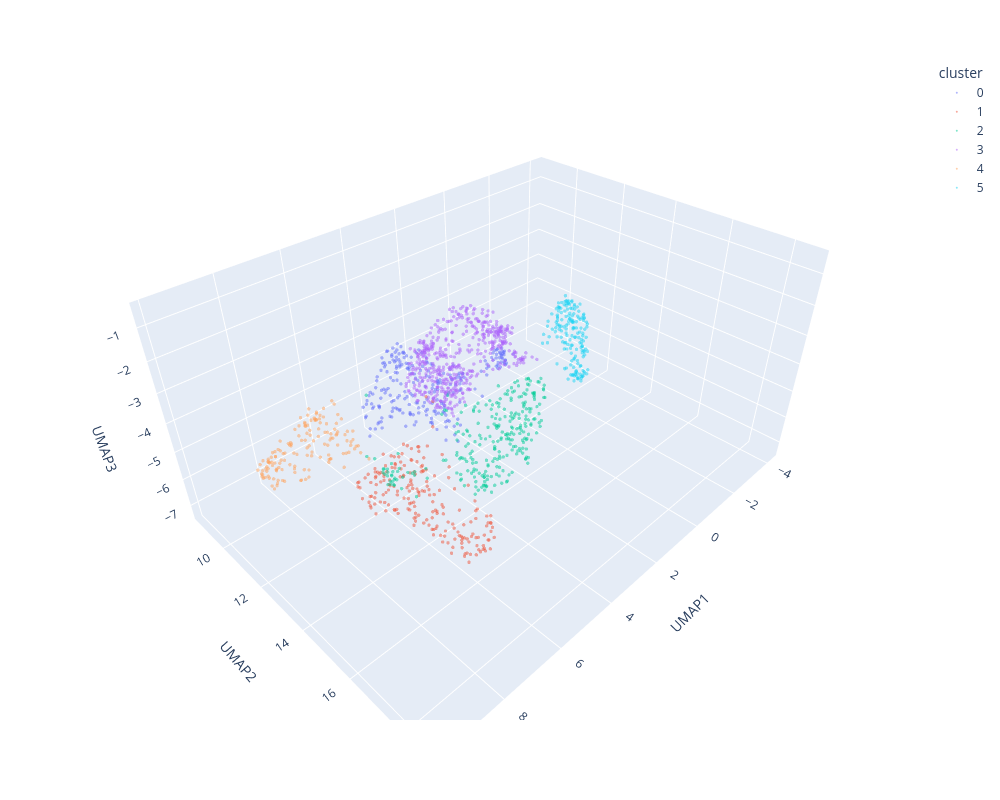

Notebook cell for this chart:
### Code cell
# Optional: Interactive 3D visualization using Plotly
import plotly.express as px
umap_3d_coords = adata.obsm["X_umap_harmony_3d"]
df_3d = pd.DataFrame(
    umap_3d_coords,
    columns=["UMAP1", "UMAP2", "UMAP3"],
    index=adata.obs_names,
)
df_3d["cluster"] = adata.obs[clusters]  

fig = px.scatter_3d(
    df_3d,
    x="UMAP1",
    y="UMAP2",
    z="UMAP3",
    color="cluster",
    size_max=1,
    hover_data="cluster",
    opacity=0.5
)
fig.update_layout(
    width=1000,  # width in pixels
    height=800   # height in pixels
)
fig.update_traces(marker_size = 2)
fig.show()

### Figure 1 — Plotly figure (JSON) as saved in the notebook; plotly's stock layout.template omitted (floating-point values rounded to 4 significant figures; data arrays with more than 128 entries replaced by an {"elided": "..."} marker saying what was removed)
{"data": [{"customdata": {"elided": "243x1 str values"}, "hovertemplate": "cluster=%{customdata[0]}<br>UMAP1=%{x}<br>UMAP2=%{y}<br>UMAP3=%{z}<extra></extra>", "legendgroup": "0", "marker": {"color": "#636efa", "opacity": 0.5, "size": 2, "symbol": "circle"}, "mode": "markers", "name": "0", "scene": "scene", "showlegend": true, "type": "scatter3d", "x": {"elided": "243 float values"}, "y": {"elided": "243 float values"}, "z": {"elided": "243 float values"}}, {"customdata": {"elided": "200x1 str values"}, "hovertemplate": "cluster=%{customdata[0]}<br>UMAP1=%{x}<br>UMAP2=%{y}<br>UMAP3=%{z}<extra></extra>", "legendgroup": "1", "marker": {"color": "#EF553B", "opacity": 0.5, "size": 2, "symbol": "circle"}, "mode": "markers", "name": "1", "scene": "scene", "showlegend": true, "type": "scatter3d", "x": {"elided": "200 float values"}, "y": {"elided": "200 float values"}, "z": {"elided": "200 float values"}}, {"customdata": {"elided": "277x1 str values"}, "hovertemplate": "cluster=%{customdata[0]}<br>UMAP1=%{x}<br>UMAP2=%{y}<br>UMAP3=%{z}<extra></extra>", "legendgroup": "2", "marker": {"color": "#00cc96", "opacity": 0.5, "size": 2, "symbol": "circle"}, "mode": "markers", "name": "2", "scene": "scene", "showlegend": true, "type": "scatter3d", "x": {"elided": "277 float values"}, "y": {"elided": "277 float values"}, "z": {"elided": "277 float values"}}, {"customdata": {"elided": "493x1 str values"}, "hovertemplate": "cluster=%{customdata[0]}<br>UMAP1=%{x}<br>UMAP2=%{y}<br>UMAP3=%{z}<extra></extra>", "legendgroup": "3", "marker": {"color": "#ab63fa", "opacity": 0.5, "size": 2, "symbol": "circle"}, "mode": "markers", "name": "3", "scene": "scene", "showlegend": true, "type": "scatter3d", "x": {"elided": "493 float values"}, "y": {"elided": "493 float values"}, "z": {"elided": "493 float values"}}, {"customdata": {"elided": "144x1 str values"}, "hovertemplate": "cluster=%{customdata[0]}<br>UMAP1=%{x}<br>UMAP2=%{y}<br>UMAP3=%{z}<extra></extra>", "legendgroup": "4", "marker": {"color": "#FFA15A", "opacity": 0.5, "size": 2, "symbol": "circle"}, "mode": "markers", "name": "4", "scene": "scene", "showlegend": true, "type": "scatter3d", "x": {"elided": "144 float values"}, "y": {"elided": "144 float values"}, "z": {"elided": "144 float values"}}, {"customdata": {"elided": "169x1 str values"}, "hovertemplate": "cluster=%{customdata[0]}<br>UMAP1=%{x}<br>UMAP2=%{y}<br>UMAP3=%{z}<extra></extra>", "legendgroup": "5", "marker": {"color": "#19d3f3", "opacity": 0.5, "size": 2, "symbol": "circle"}, "mode": "markers", "name": "5", "scene": "scene", "showlegend": true, "type": "scatter3d", "x": {"elided": "169 float values"}, "y": {"elided": "169 float values"}, "z": {"elided": "169 float values"}}], "layout": {"height": 800, "legend": {"title": {"text": "cluster"}, "tracegroupgap": 0}, "margin": {"t": 60}, "scene": {"domain": {"x": [0, 1], "y": [0, 1]}, "xaxis": {"title": {"text": "UMAP1"}}, "yaxis": {"title": {"text": "UMAP2"}}, "zaxis": {"title": {"text": "UMAP3"}}}, "width": 1000}}
